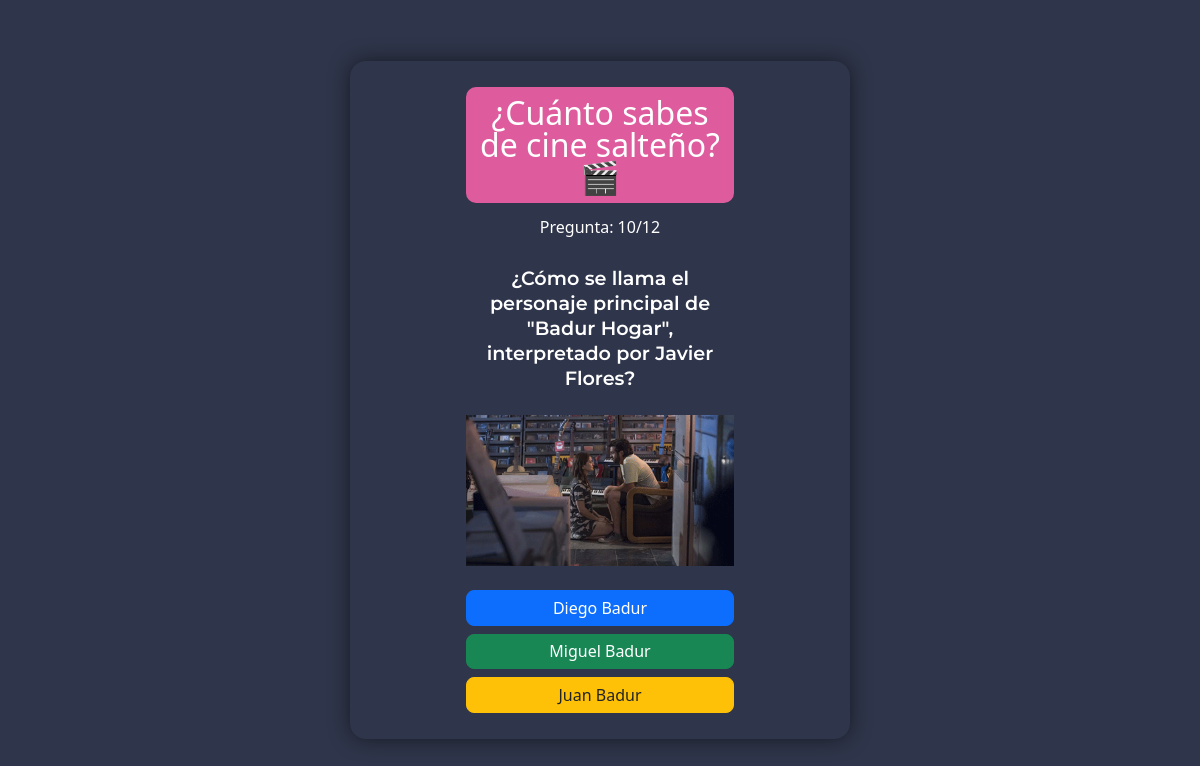
The page /trivia/pregunta/10/ on the database its author committed.
### trivia/models.py (models this page shows, shortened)
class Pregunta(models.Model):
    texto = models.CharField("Pregunta", max_length=255)
    mensaje_error = models.TextField("Mensaje si responde mal", blank=True, null=True)  # <---- mensaje por si la respuesta es incorrecta

class Opcion(models.Model):
    pregunta = models.ForeignKey(Pregunta, related_name='opciones', on_delete=models.CASCADE)
    texto = models.CharField("Opción", max_length=255)
    es_correcta = models.BooleanField("¿Es correcta?", default=False)

### trivia/views.py (the view, shortened to what this page needs)
# urls.py: path('pregunta/<int:pregunta_id>/', views.pregunta, name='pregunta'),
def pregunta(request, pregunta_id):     #<--- si hay pregunta, carga la pregunta con todas las opciones.
    pregunta = get_object_or_404(Pregunta, pk=pregunta_id)
    opciones = pregunta.opciones.all()
    return render(request, 'trivia/trivia.html', {
        'estado': 'pregunta',
        'pregunta': pregunta,
        'opciones': opciones,
    })

### trivia/templates/trivia/trivia.html (shortened to what this page needs)
{% load static %}
<!DOCTYPE html>
<html lang="es">
<head>
  <link rel="stylesheet" href="{% static 'css/style.css' %}">
  <link href="https://cdn.jsdelivr.net/npm/bootstrap@5.3.3/dist/css/bootstrap.min.css" rel="stylesheet">
  <link rel="stylesheet" href="https://cdn.jsdelivr.net/npm/bootstrap-icons@1.11.3/font/bootstrap-icons.min.css">
</head>
<body class="hero text-white text-center d-flex justify-content-center align-items-center vh-100">
  <section class="contenido w-100">
    <div class="container">
      <div class="cuadro p-3 mx-auto">
        {% if estado == "sin_preguntas" %}
          <h2 class="mb-4">⚠️ No hay preguntas</h2>
          <a href="/" class="btn btn-primary btn-lg w-100 mt-3">Volver al menú</a>
        {% else %}
        <div class="titulo_trivia">
          <h2 class="mb-0">¿Cuánto sabes de cine salteño? 🎬</h2>
        </div>
        {% if pregunta %}
          <h3 class="pregunta2 mb-4">Pregunta: {{ pregunta.id }}/12</h3>
          <h3 class="pregunta mb-4">{{ pregunta.texto }}</h3>
          <img
            src="{% static 'img/' %}{{ pregunta.id }}.png"
            alt="Imagen trivia {{ pregunta.id }}"
            class="img-fluid mb-4"
            style="max-height:250px;"
          >
          <form method="post">
            <div class="d-grid gap-2">
              {% for opcion in pregunta.opciones.all %}
                <button
                  type="submit"
                  name="opcion"
                  value="{{ opcion.id }}"
                  class="btn btn-lg w-100 {% cycle 'btn-primary' 'btn-success' 'btn-warning text-dark' 'btn-info text-dark' %}"
                >
                  {{ opcion.texto }}
                </button>
              {% endfor %}
            </div>
          </form>
        {% endif %}
        {% endif %}
      </div>
    </div>
  </section>
</body>
</html>

### static/css/style.css (style rules this page uses)
html, body { font-family: 'Montserrat', 'Poppins', sans-serif; margin: 0; padding: 0; height: 100%; }
.hero { background-color: #2f354a; }
.contenido { background-color: #2f354a; }
.pregunta { font-size:larger !important; }
.pregunta2 { font-size: medium !important; padding: 5px; border-radius: 10px; box-sizing: border-box; margin-bottom: 40px; }
.titulo_trivia { background-color: #DE5C9D; margin-bottom: 10px; padding: 10px; border-radius: 10px; box-sizing: border-box; }
.titulo_trivia h2 { line-height: 1; }
.cuadro { max-width: 300px; width: 100%; padding: 0 20px; }
.pregunta { font-family: 'Montserrat', 'Poppins', sans-serif; font-size: 28px; font-weight: 600; line-height: 1.3; color: white; }
.btn-lg { font-size: 1rem !important; padding: 0.8rem !important; line-height: 0.5 !important; border-radius: 0.75rem; }
.contenido { position: relative; z-index: 5; }
@media (min-width: 768px) { .contenido { max-width: 500px; max-height: 1000px; padding: 10px; border-radius: 1rem; box-shadow: 0 0 20px rgba(0, 0, 0, 0.5); box-sizing: border-box; } }

### rows shown on the page
Pregunta: id "10", texto "¿Cómo se llama el personaje principal de \"Badur Hogar\", interpretado por Javier Flores?"
Opcion: {{ opcion.id }} 28 (drawn), texto "Diego Badur"
Opcion: {{ opcion.id }} 29 (drawn), texto "Miguel Badur"
Opcion: {{ opcion.id }} 30 (drawn), texto "Juan Badur"
